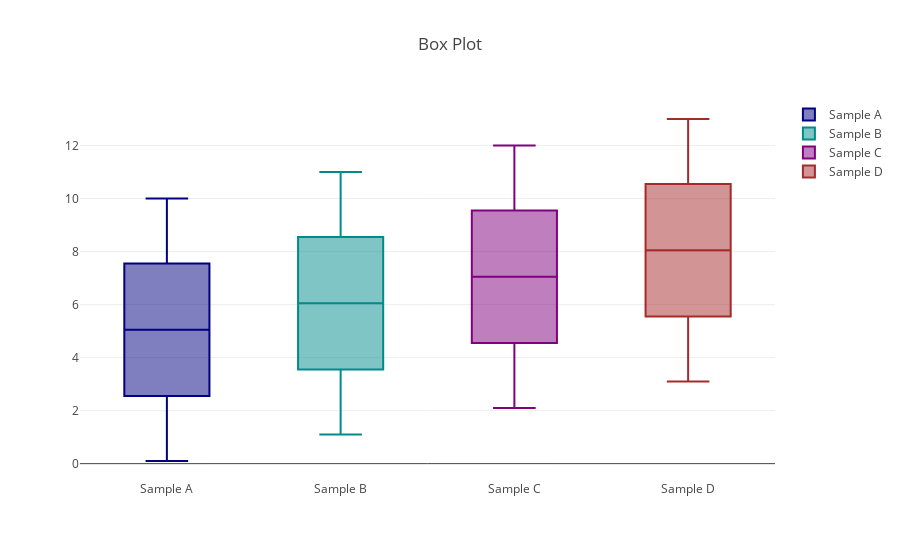

Write notebook code for a chart like this one.
### Code cell
trace0 = go.Box(
    y=y0,
    name = 'Sample A',
    marker = dict(
        color = 'navy',
    )
)

trace1 = go.Box(
    y=y1,
    name = 'Sample B',
    marker = dict(
        color = 'darkcyan',
    )
)

trace2 = go.Box(
    y=y2,
    name = 'Sample C',
    marker = dict(
        color = 'purple',
    )
)

trace3 = go.Box(
    y=y3,
    name = 'Sample D',
    marker = dict(
        color = 'brown',
    )
)

data = [trace0, trace1, trace2, trace3]
layout = go.Layout(title='Box Plot')
fig = go.Figure(data=data, layout=layout)
iplot(fig)

### Figure 1 — Plotly figure (JSON) as saved in the notebook; plotly's stock layout.template omitted (floating-point values rounded to 4 significant figures)
{"data": [{"marker": {"color": "navy"}, "name": "Sample A", "type": "box", "uid": "f1c048ce-6343-45ed-ad87-93ef4a0c5676", "y": [0.1, 0.2, 0.3, 0.4, 0.5, 0.6, 0.7, 0.8, 0.9, 1, 1.1, 1.2, 1.3, 1.4, 1.5, 1.6, 1.7, 1.8, 1.9, 2, 2.1, 2.2, 2.3, 2.4, 2.5, 2.6, 2.7, 2.8, 2.9, 3.0, 3.1, 3.2, 3.3, 3.4, 3.5, 3.6, 3.7, 3.8, 3.9, 4, 4.1, 4.2, 4.3, 4.4, 4.5, 4.6, 4.7, 4.8, 4.9, 5, 5.1, 5.2, 5.3, 5.4, 5.5, 5.6, 5.7, 5.8, 5.9, 6, 6.1, 6.2, 6.3, 6.4, 6.5, 6.6, 6.7, 6.8, 6.9, 7, 7.1, 7.2, 7.3, 7.4, 7.5, 7.6, 7.7, 7.8, 7.9, 8, 8.1, 8.2, 8.3, 8.4, 8.5, 8.6, 8.7, 8.8, 8.9, 9, 9.1, 9.2, 9.3, 9.4, 9.5, 9.6, 9.7, 9.8, 9.9, 10]}, {"marker": {"color": "darkcyan"}, "name": "Sample B", "type": "box", "uid": "3bfc1533-f4f5-4aa8-8de8-e6f36955dc58", "y": [1.1, 1.2, 1.3, 1.4, 1.5, 1.6, 1.7, 1.8, 1.9, 2, 2.1, 2.2, 2.3, 2.4, 2.5, 2.6, 2.7, 2.8, 2.9, 3, 3.1, 3.2, 3.3, 3.4, 3.5, 3.6, 3.7, 3.8, 3.9, 4, 4.1, 4.2, 4.3, 4.4, 4.5, 4.6, 4.7, 4.8, 4.9, 5, 5.1, 5.2, 5.3, 5.4, 5.5, 5.6, 5.7, 5.8, 5.9, 6, 6.1, 6.2, 6.3, 6.4, 6.5, 6.6, 6.7, 6.8, 6.9, 7, 7.1, 7.2, 7.3, 7.4, 7.5, 7.6, 7.7, 7.8, 7.9, 8, 8.1, 8.2, 8.3, 8.4, 8.5, 8.6, 8.7, 8.8, 8.9, 9, 9.1, 9.2, 9.3, 9.4, 9.5, 9.6, 9.7, 9.8, 9.9, 10, 10.1, 10.2, 10.3, 10.4, 10.5, 10.6, 10.7, 10.8, 10.9, 11]}, {"marker": {"color": "purple"}, "name": "Sample C", "type": "box", "uid": "e479a384-95ab-4c31-aa1b-4426c0b3caf9", "y": [2.1, 2.2, 2.3, 2.4, 2.5, 2.6, 2.7, 2.8, 2.9, 3, 3.1, 3.2, 3.3, 3.4, 3.5, 3.6, 3.7, 3.8, 3.9, 4, 4.1, 4.2, 4.3, 4.4, 4.5, 4.6, 4.7, 4.8, 4.9, 5, 5.1, 5.2, 5.3, 5.4, 5.5, 5.6, 5.7, 5.8, 5.9, 6, 6.1, 6.2, 6.3, 6.4, 6.5, 6.6, 6.7, 6.8, 6.9, 7, 7.1, 7.2, 7.3, 7.4, 7.5, 7.6, 7.7, 7.8, 7.9, 8, 8.1, 8.2, 8.3, 8.4, 8.5, 8.6, 8.7, 8.8, 8.9, 9, 9.1, 9.2, 9.3, 9.4, 9.5, 9.6, 9.7, 9.8, 9.9, 10, 10.1, 10.2, 10.3, 10.4, 10.5, 10.6, 10.7, 10.8, 10.9, 11, 11.1, 11.2, 11.3, 11.4, 11.5, 11.6, 11.7, 11.8, 11.9, 12]}, {"marker": {"color": "brown"}, "name": "Sample D", "type": "box", "uid": "0e0c98e0-dd61-48ef-a1ef-fc676b6d9c65", "y": [3.1, 3.2, 3.3, 3.4, 3.5, 3.6, 3.7, 3.8, 3.9, 4, 4.1, 4.2, 4.3, 4.4, 4.5, 4.6, 4.7, 4.8, 4.9, 5, 5.1, 5.2, 5.3, 5.4, 5.5, 5.6, 5.7, 5.8, 5.9, 6, 6.1, 6.2, 6.3, 6.4, 6.5, 6.6, 6.7, 6.8, 6.9, 7, 7.1, 7.2, 7.3, 7.4, 7.5, 7.6, 7.7, 7.8, 7.9, 8, 8.1, 8.2, 8.3, 8.4, 8.5, 8.6, 8.7, 8.8, 8.9, 9, 9.1, 9.2, 9.3, 9.4, 9.5, 9.6, 9.7, 9.8, 9.9, 10, 10.1, 10.2, 10.3, 10.4, 10.5, 10.6, 10.7, 10.8, 10.9, 11, 11.1, 11.2, 11.3, 11.4, 11.5, 11.6, 11.7, 11.8, 11.9, 12, 12.1, 12.2, 12.3, 12.4, 12.5, 12.6, 12.7, 12.8, 12.9, 13]}], "layout": {"autosize": true, "title": "Box Plot", "xaxis": {"autorange": true, "range": [-0.5, 3.5], "type": "category"}, "yaxis": {"autorange": true, "range": [-0.6167, 13.72], "type": "linear"}}}
